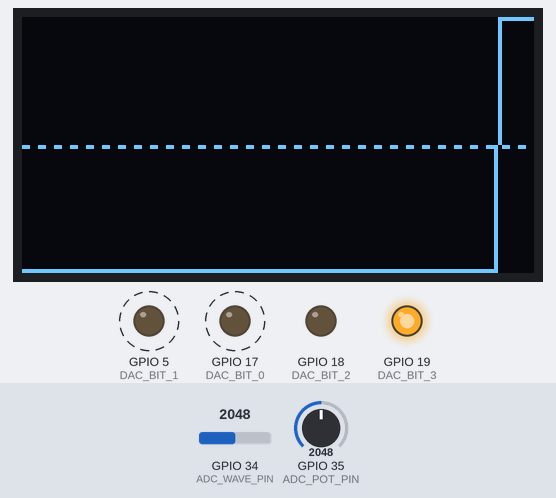
Bench run of a sketch on a simulated ESP32. Parts: 128×64 one-colour display, output pins drawn as LEDs (lit = HIGH). Dashed ring = blinking. The inputs (shaded band) are chosen by the test bench; at power-on: GPIO 35 (ADC_POT_PIN) = 2048, GPIO 34 (ADC_WAVE_PIN) = 2048. What the sketch prints to the serial monitor is not drawn.

Above: at 7.1 s.
7.2 s: GPIO 35 (ADC_POT_PIN) set to 491
At 7.91 s:
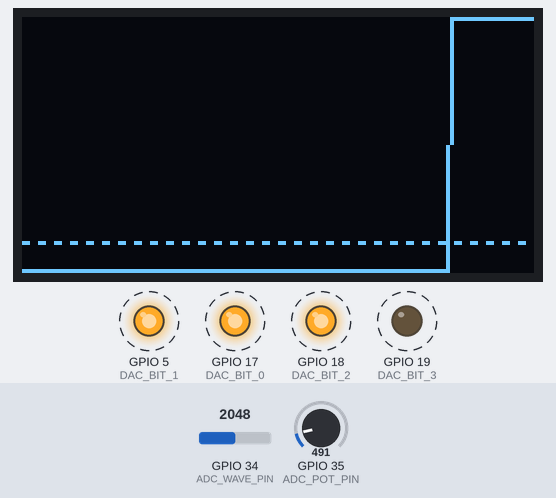
10.2 s: GPIO 34 (ADC_WAVE_PIN) set to 2866
At 11.48 s:
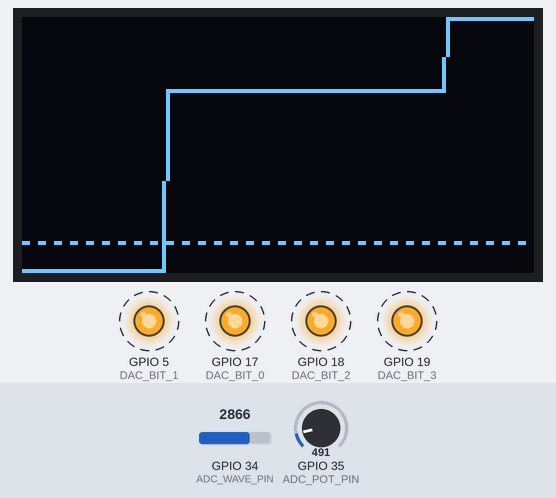
13.2 s: GPIO 35 (ADC_POT_PIN) set to 1228
At 14.0 s:
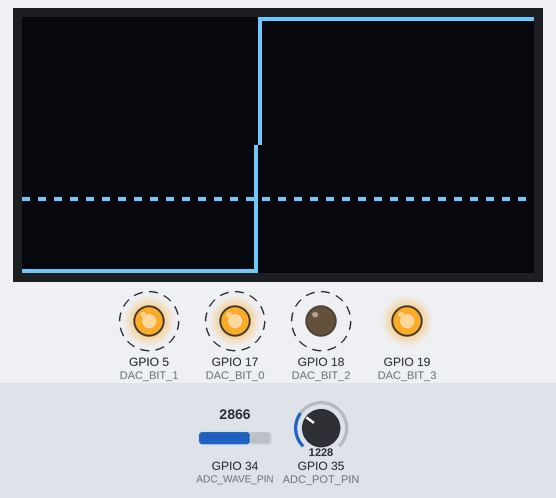
14.7 s: GPIO 35 (ADC_POT_PIN) set to 2866
At 15.37 s:
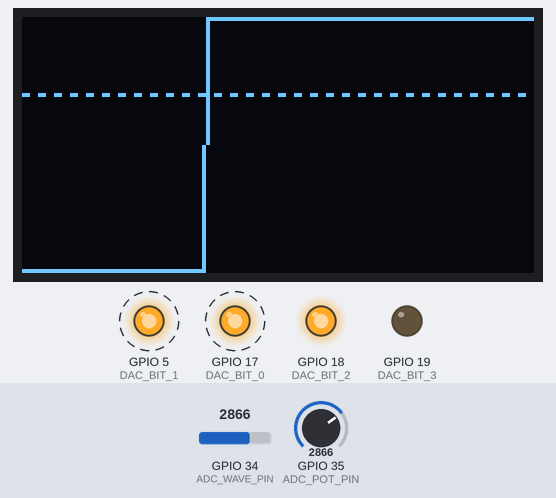
16.2 s: GPIO 34 (ADC_WAVE_PIN) set to 3603
At 16.7 s:
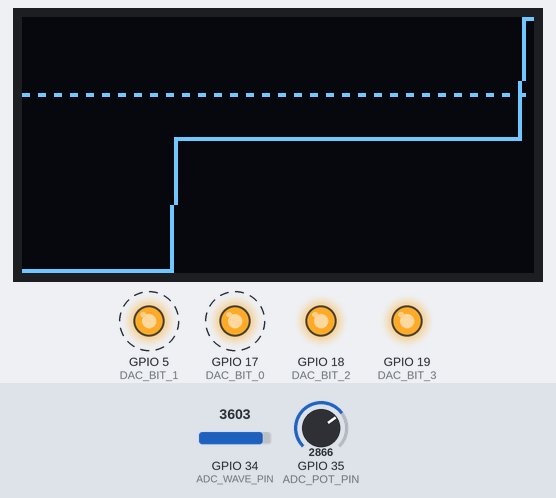
17.7 s: GPIO 34 (ADC_WAVE_PIN) set to 4095
At 19.03 s:
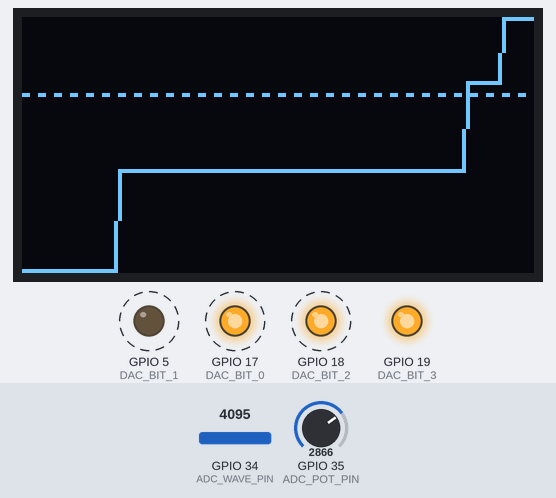
Timing chart, 0 to 20.2 s (numbered marks = the images above; inputs shaded):
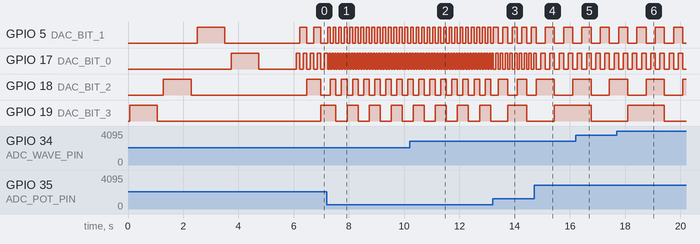

The sketch:

sketch_oct23b.ino
```cpp
#include <U8g2lib.h>
#include <Wire.h>

// --- OLED Display Setup ---
U8G2_SH1106_128X64_NONAME_F_HW_I2C u8g2(U8G2_R0, U8X8_PIN_NONE);
#define SCREEN_WIDTH 128
#define SCREEN_HEIGHT 64

// --- 4-Bit R-2R DAC & LED Pin Definitions ---
#define DAC_BIT_3 19 // MSB (1st LED)
#define DAC_BIT_2 18 // 2nd LED
#define DAC_BIT_1 5  // 3rd LED
#define DAC_BIT_0 17 // LSB (4th LED)

// --- ADC Pin Definitions ---
#define ADC_WAVE_PIN 34   // Channel 1: Reads the DAC's analog output
#define ADC_POT_PIN  35   // Channel 2: Reads the Potentiometer

// --- Oscilloscope Buffer ---
int readings[SCREEN_WIDTH];
int currentReadingIndex = 0;

// --- DAC Wave Generator ---
byte dacValue = 0; // A 4-bit value (0-15)

// --- Helper array for the LED test ---
const int dacPins[] = {DAC_BIT_3, DAC_BIT_2, DAC_BIT_1, DAC_BIT_0};
const char* bitNames[] = {"BIT 3 (MSB)", "BIT 2", "BIT 1", "BIT 0 (LSB)"};

void setup() {
  Serial.begin(115200);

  // Initialize DAC & LED pins as outputs
  pinMode(DAC_BIT_3, OUTPUT);
  pinMode(DAC_BIT_2, OUTPUT);
  pinMode(DAC_BIT_1, OUTPUT);
  pinMode(DAC_BIT_0, OUTPUT);

  // Set ADC settings
  analogSetWidth(12);
  analogSetAttenuation(ADC_11db);

  // Initialize OLED display
  Wire.begin(21, 22);
  u8g2.begin();
  u8g2.setFont(u8g2_font_ncenB08_tr);

  // --- LED DIAGNOSTIC TEST ---
  Serial.println("Starting LED Diagnostic Test...");
  for (int i = 0; i < 4; i++) {
    u8g2.clearBuffer();
    u8g2.drawStr(10, 30, "LED TEST:");
    u8g2.drawStr(10, 45, bitNames[i]);
    u8g2.sendBuffer();

    Serial.print("Testing LED "); Serial.println(bitNames[i]);
    digitalWrite(dacPins[i], HIGH);
    delay(1000); // Hold for 1 second
    digitalWrite(dacPins[i], LOW);
    delay(200);
  }

  // --- END OF TEST ---
  u8g2.clearBuffer();
  u8g2.drawStr(10, 30, "Test complete!");
  u8g2.drawStr(10, 45, "Starting scope...");
  u8g2.sendBuffer();
  Serial.println("LED test complete. Starting main loop.");
  delay(1000);
}

void loop() {
  // 1. READ CONTROLS (Potentiometer)
  int potValue = analogRead(ADC_POT_PIN);

  // --- UPDATED LINE ---
  // Map pot to a delay of 0-200ms for a much slower wave
  int waveDelay = map(potValue, 0, 4095, 0, 200);

  // 2. GENERATE DAC SIGNAL & LIGHT LEDs
  digitalWrite(DAC_BIT_3, (dacValue >> 3) & 1);
  digitalWrite(DAC_BIT_2, (dacValue >> 2) & 1);
  digitalWrite(DAC_BIT_1, (dacValue >> 1) & 1);
  digitalWrite(DAC_BIT_0, (dacValue >> 0) & 1);
  dacValue = (dacValue + 1) % 16; // Counts 0-15

  // 3. READ FOR OSCILLOSCOPE (Channel 1)
  int adcWaveValue = analogRead(ADC_WAVE_PIN);
  readings[currentReadingIndex] = adcWaveValue;
  currentReadingIndex = (currentReadingIndex + 1) % SCREEN_WIDTH;

  // 4. DRAW TO OLED
  drawWaveform();

  // 5. APPLY FREQUENCY DELAY
  delay(1 + waveDelay);
}

/**
 * @brief Clears the display and draws both waveforms using U8g2
 * This function autoscales the waveform to fill the screen.
 */
void drawWaveform() {
  u8g2.clearBuffer();

  // --- 1. AUTOSCALING LOGIC ---
  int dataMin = 4095;
  int dataMax = 0;
  for (int i = 0; i < SCREEN_WIDTH; i++) {
    if (readings[i] < dataMin) dataMin = readings[i];
    if (readings[i] > dataMax) dataMax = readings[i];
  }
  if (dataMin == dataMax) dataMax = dataMin + 1;

  // --- 2. DRAW CHANNEL 1 (The DAC Wave) ---
  for (int x = 0; x < SCREEN_WIDTH - 1; x++) {
    int readIdx = (currentReadingIndex + x) % SCREEN_WIDTH;
    int nextReadIdx = (currentReadingIndex + x + 1) % SCREEN_WIDTH;

    int y1 = 63 - map(readings[readIdx], dataMin, dataMax, 0, 63);
    int y2 = 63 - map(readings[nextReadIdx], dataMin, dataMax, 0, 63);

    u8g2.drawLine(x, y1, x + 1, y2);
  }

  // --- 3. DRAW CHANNEL 2 (The Pot Level) ---
  int potRaw = analogRead(ADC_POT_PIN);
  int potY = 63 - map(potRaw, 0, 4095, 0, 63);

  for (int x = 0; x < SCREEN_WIDTH; x += 4) {
    u8g2.drawHLine(x, potY, 2);
  }

  // Send the completed buffer to the display
  u8g2.sendBuffer();
}
```

Measured:
- after the input at 7.2 s, GPIO 5 (DAC_BIT_1): alternates HIGH for 0.10 s and LOW for 0.10 s, starting after 0.13 s; GPIO 17 (DAC_BIT_0): alternates HIGH for 0.05 s and LOW for 0.05 s, starting after 0.08 s; GPIO 18 (DAC_BIT_2): alternates HIGH for 0.20 s and LOW for 0.20 s, starting after 0.13 s
- after the input at 13.2 s, GPIO 5 (DAC_BIT_1): alternates HIGH for 0.17 s and LOW for 0.17 s, starting after 0.20 s; GPIO 17 (DAC_BIT_0): alternates HIGH for 0.09 s and LOW for 0.09 s, starting after 0.11 s; GPIO 18 (DAC_BIT_2): alternates HIGH for 0.34 s and LOW for 0.34 s, starting after 0.20 s
- after the input at 14.7 s, GPIO 5 (DAC_BIT_1): alternates HIGH for 0.33 s and LOW for 0.33 s, starting after 0.40 s; GPIO 17 (DAC_BIT_0): alternates HIGH for 0.17 s and LOW for 0.17 s, starting after 0.24 s
- by itself, GPIO 17 (DAC_BIT_0): repeats every 0.25 s: HIGH 0.13 s, LOW 0.13 s
- by itself, GPIO 19 (DAC_BIT_3): alternates HIGH for 0.40 s and LOW for 0.40 s
